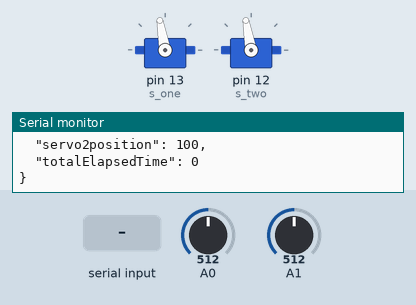
Simulated run of this sketch. Board: Arduino Uno, built with avr-gcc and run on an emulated ATmega328P. Parts: 2 × servo, the last lines printed to the serial monitor. The test bench sets the inputs (shaded band); at power-on: A0 = 512, A1 = 512.

Above: at 1.2 s.
1.3 s: "1" received over Serial
At 1.6 s:
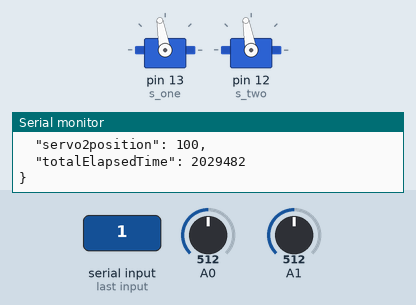
2.8 s: "2" received over Serial
At 4.0 s:
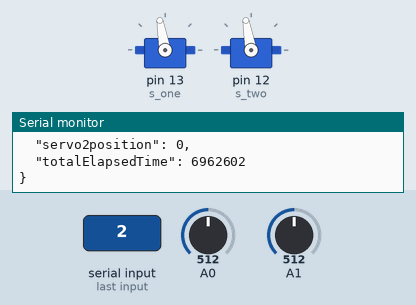
Timing chart, 0 to 5.8 s (numbered marks = the images above; inputs shaded):
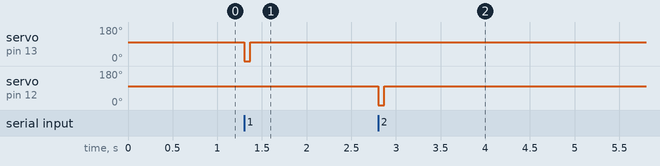

The sketch:

irrigo.ino
```cpp
#include <Servo.h>
#include <ArduinoJson.h>

Servo s_one;
Servo s_two;

int sensor1 = 0;
int sensor2 = 0;
int servo1position = 100;
int servo2position = 100;
unsigned long servo1start = 0;
unsigned long servo1end = 0;
unsigned long servo2start = 0;
unsigned long servo2end = 0;
unsigned long totalElapsedTime = 0;


void setup()
{
  Serial.begin(9600);
  while (!Serial) continue;

  writeDeviceState();

  // Servo Init
  s_one.attach(13);
  s_two.attach(12);
  s_one.write(servo1position);
  s_two.write(servo2position);

  //Senspor Init
}

void writeDeviceState()
{
  StaticJsonDocument<512> doc;

    doc["sensor1"] = sensor1;
    doc["sensor2"] = sensor2;
    doc["servo1position"] = servo1position;
    doc["servo2position"] = servo2position;
    doc["totalElapsedTime"] = totalElapsedTime;

  serializeJsonPretty(doc, Serial);
}

void loop()
{

  // //Sensor Loop
    sensor1 = analogRead(A0);
    sensor2 = analogRead(A1);

    if (sensor1 > 500 ) {
        s_one.write(100);
        servo1position = 100;
        servo1end = millis();
        totalElapsedTime = totalElapsedTime + (servo1end - servo1start);
    }

    if (sensor2 > 500 ) {
        s_two.write(100);
        servo2position = 100;
        servo2end = millis();
        totalElapsedTime = totalElapsedTime + (servo2end - servo2start);
    }

  if (Serial.available() > 0) {

    byte input = Serial.read();

    if (input == '1')
    {
      if (servo1position == 100 ) {
        s_one.write(0);
        servo1position = 0;
        servo1start = millis();

      } else if (servo1position == 0 ) {
        s_one.write(100);
        servo1position = 100;
        servo1end = millis();
        totalElapsedTime = totalElapsedTime + (servo1end - servo1start);
      }
    writeDeviceState();
    }

    if (input == '2')
    {
      if (servo2position == 100 ) {
        s_two.write(0);
        servo2position = 0;
        servo2start = millis();

      } else if (servo2position == 0 ) {
        s_two.write(100);
        servo2position = 100;
        servo2end = millis();
        totalElapsedTime = totalElapsedTime + (servo2end - servo2start);
      }
    writeDeviceState();
    }

    if (input == '3') {
      writeDeviceState();
    }

  }
}
```

Measured:
- after the input at 1.3 s, servo on pin 13 (s_one): 100° → 0° at once, → 100° 0.07 s later
- after the input at 2.8 s, servo on pin 12 (s_two): 100° → 0° at once, → 100° 0.07 s later
